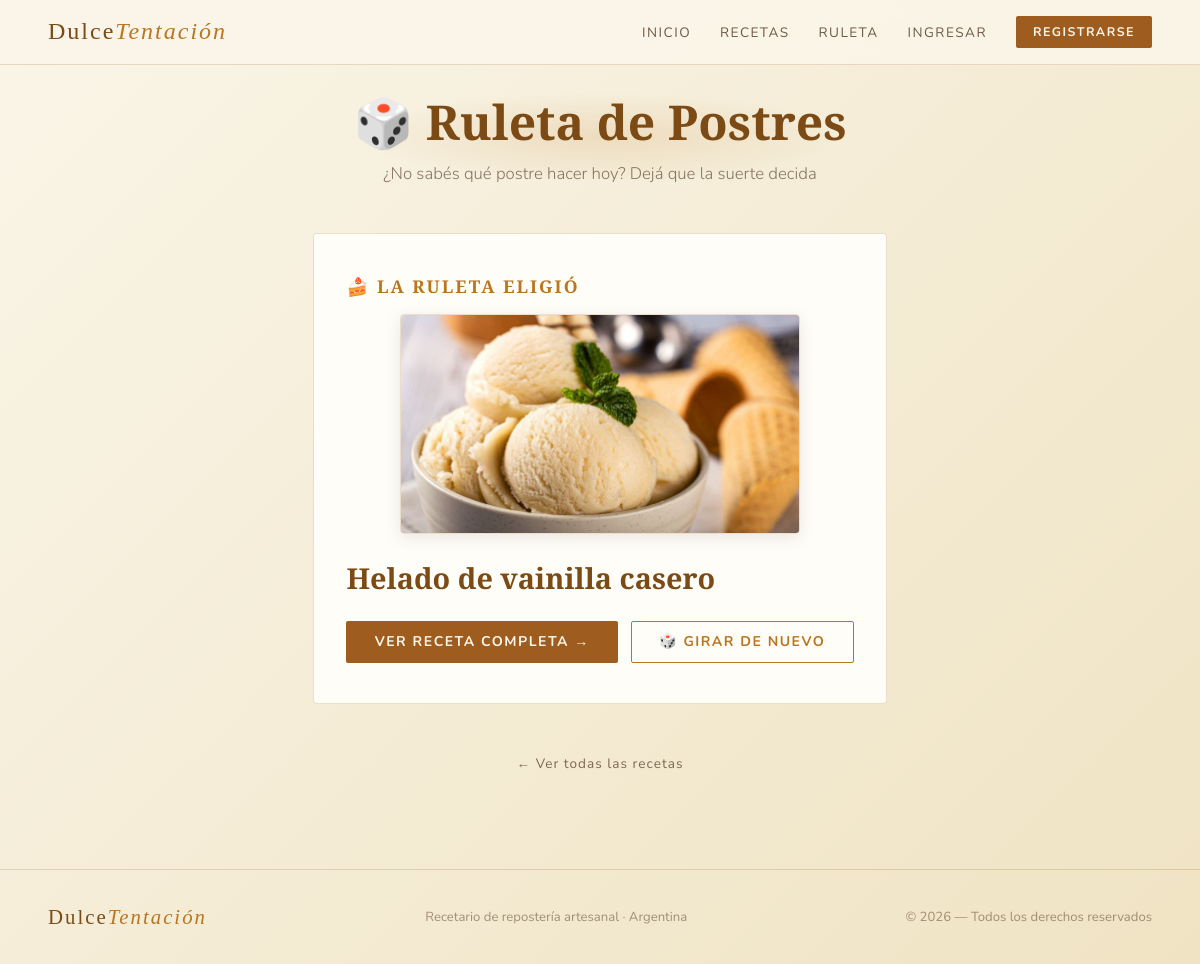
Page /proyecto_postres/ruleta.php on the committed database.
### tables this page shows
CREATE TABLE `recetas` (
  `id` int(11) NOT NULL,
  `titulo` varchar(100) NOT NULL,
  `descripcion` text DEFAULT NULL,
  `ingredientes` text NOT NULL,
  `instrucciones` text NOT NULL,
  `tiempo_preparacion` int(11) DEFAULT NULL,
  `dificultad` enum('Fácil','Media','Difícil') NOT NULL DEFAULT 'Fácil',
  `imagen_url` varchar(255) DEFAULT NULL,
  `categoria_id` int(11) DEFAULT NULL,
  `usuario_id` int(11) DEFAULT NULL,
  `fecha_creacion` timestamp NOT NULL DEFAULT current_timestamp(),
  `votos_total` int(11) DEFAULT 0,
  `votos_count` int(11) DEFAULT 0
);

### proyecto_postres/funciones.php (called while the page is built, shortened)
<?php
require_once 'conexion.php';
function ruletaAleatoria() {
    global $conn;
    $sql = "SELECT id, imagen_url, titulo FROM recetas ORDER BY RAND() LIMIT 1";
    $result = $conn->query($sql);
    return $result->fetch_assoc();
}
?>

### proyecto_postres/ruleta.php (the view, shortened to what this page needs)
<?php
require 'funciones.php';
$receta = ruletaAleatoria();
?>
<!DOCTYPE html>
<html lang="es">
<head>
  <link rel="stylesheet" href="style.css">
</head>
<body>
<?php include 'header.php'; ?>
<div class="ruleta-container">
  <div class="page-hero" style="padding-left:0;padding-right:0;">
    <h1>🎲 Ruleta de Postres</h1>
    <p>¿No sabés qué postre hacer hoy? Dejá que la suerte decida</p>
  </div>
  <?php if($receta): ?>
    <div class="ruleta-resultado">
      <h2>🍰 La ruleta eligió</h2>
      <?php if($receta['imagen_url'] && file_exists($receta['imagen_url'])): ?>
        <img src="<?php echo htmlspecialchars($receta['imagen_url']); ?>" alt="<?php echo htmlspecialchars($receta['titulo']); ?>" style="width: 100%; max-width: 400px; height: 220px; object-fit: cover; border-radius: 4px; margin: 0 auto 1.5rem; display: block; border: 1px solid var(--borde); box-shadow: 0 4px 15px rgba(62,36,16,.1);">
      <?php else: ?>
        <span class="ruleta-emoji">🍰</span>
      <?php endif; ?>
      <h3><?php echo htmlspecialchars($receta['titulo']); ?></h3>
      <div style="display:flex;gap:.8rem;justify-content:center;flex-wrap:wrap;">
        <a href="receta_detalle.php?id=<?php echo $receta['id']; ?>" class="btn">
          Ver receta completa →
        </a>
        <a href="ruleta.php" class="btn btn-outline">🎲 Girar de nuevo</a>
      </div>
    </div>
  <?php endif; ?>
  <div style="text-align:center;margin-top:1rem;">
    <a href="recetas.php" class="volver">← Ver todas las recetas</a>
  </div>
</div>
<footer>
  <a href="index.php" class="logo" style="font-size:1.3rem;">Dulce<span>Tentación</span></a>
  <p>Recetario de repostería artesanal · Argentina</p>
  <p>© 2026 — Todos los derechos reservados</p>
</footer>
</body>
</html>

### proyecto_postres/style.css (style rules this page uses)
:root { --choco: #FAF5E8; --fondo-grad: linear-gradient(135deg, #FAF5E8 0%, #EFE3C3 100%); --crema: #3E2410; --caramelo: #B97621; --dorado: #7C4B15; --choco2: #EFE3C3; --canela: #9E5D1E; --borde: rgba(158,93,30,.2); --blanco-op: #FFFDF8; }
* { margin: 0; padding: 0; box-sizing: border-box; }
html { scroll-behavior: smooth; }
body { background: var(--choco); background-image: var(--fondo-grad); background-attachment: fixed; color: var(--crema); font-family: 'Nunito', sans-serif; overflow-x: hidden; }
.btn { display: inline-block; padding: .65rem 1.7rem; background: var(--canela); color: var(--choco); font-family: 'Nunito', sans-serif; font-size: .88rem; font-weight: 700; letter-spacing: 1.5px; text-transform: uppercase; text-decoration: none; border: 1.5px solid transparent; cursor: pointer; border-radius: 2px; transition: background .22s, transform .18s; }
.btn-outline { background: transparent; border-color: var(--caramelo); color: var(--caramelo); }
.logo { font-family: 'Playfair Display', serif; font-size: 1.5rem; color: var(--dorado); letter-spacing: 2px; text-decoration: none; }
.logo span { font-style: italic; color: var(--caramelo); }
.ruleta-container { display: flex; flex-direction: column; justify-content: center; align-items: center; min-height: 80vh; max-width: 700px; margin: 0 auto; padding: 0.5rem 1rem !important; margin-top: 0 !important; }
.ruleta-container h1 { font-family: 'Playfair Display', serif; font-size: 2.2rem; color: var(--dorado); margin-bottom: 1rem; }
.ruleta-resultado { background: var(--blanco-op); border: 1px solid var(--borde); border-radius: 4px; padding: 2.5rem 2rem; margin: 2rem 0; }
.ruleta-resultado h2 { font-family: 'Playfair Display', serif; color: var(--caramelo); font-size: 1.1rem; margin-bottom: 1rem; text-transform: uppercase; letter-spacing: 2px; }
.ruleta-resultado h3 { font-family: 'Playfair Display', serif; color: var(--dorado); font-size: 1.8rem; margin-bottom: 1.5rem; }
footer { padding: 2.2rem 3rem; border-top: 1px solid var(--borde); display: flex; justify-content: space-between; align-items: center; flex-wrap: wrap; gap: 1rem; margin-top: 4rem; }
footer p { font-size: .82rem; color: rgba(62, 36, 16, 0.45); }
.page-hero { text-align: center; padding: 1rem 2rem 1rem; background: radial-gradient(ellipse 70% 50% at 50% 50%, rgba(185,118,33,.15), transparent 70%); }
.page-hero h1 { font-family: 'Playfair Display', serif; font-size: clamp(2rem, 4vw, 3rem); color: var(--dorado); margin-bottom: .5rem; }
.page-hero p { color: rgba(62, 36, 16, 0.6); font-weight: 300; font-size: 1.05rem; }
.volver { display: inline-block; color: rgba(62, 36, 16, 0.65); text-decoration: none; font-size: .85rem; letter-spacing: 1px; margin-bottom: 1.5rem; transition: color .2s; }

### rows in the picture
recetas: imagen_url (picture), titulo "Helado de vainilla casero"
